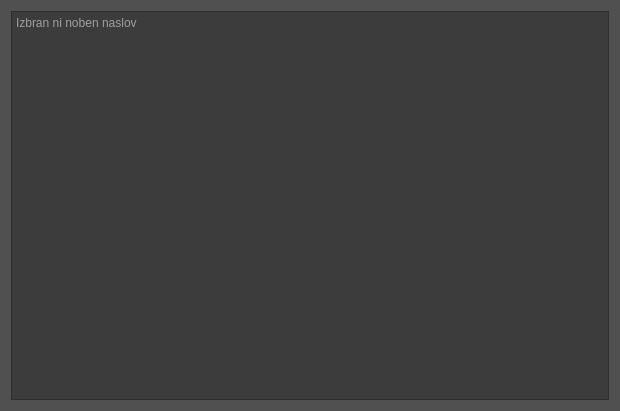
<?xml version="1.0" encoding="UTF-8"?>
<ui version="4.0">
 <class>MailList</class>
 <widget class="QDialog" name="MailList">
  <property name="geometry">
   <rect>
    <x>0</x>
    <y>0</y>
    <width>620</width>
    <height>411</height>
   </rect>
  </property>
  <property name="font">
   <font>
    <pointsize>12</pointsize>
   </font>
  </property>
  <property name="windowTitle">
   <string>Seznam elektronskih naslovov</string>
  </property>
  <property name="styleSheet">
   <string notr="true">background-color: rgb(80, 80, 80);
</string>
  </property>
  <layout class="QGridLayout" name="gridLayout">
   <item row="0" column="0">
    <widget class="QTextEdit" name="text">
     <property name="font">
      <font/>
     </property>
     <property name="styleSheet">
      <string notr="true">background-color: rgb(60, 60, 60);
color: white;</string>
     </property>
     <property name="textInteractionFlags">
      <set>Qt::LinksAccessibleByKeyboard|Qt::LinksAccessibleByMouse|Qt::TextBrowserInteraction|Qt::TextSelectableByKeyboard|Qt::TextSelectableByMouse</set>
     </property>
     <property name="placeholderText">
      <string>Izbran ni noben naslov</string>
     </property>
    </widget>
   </item>
  </layout>
 </widget>
 <resources/>
 <connections/>
</ui>
